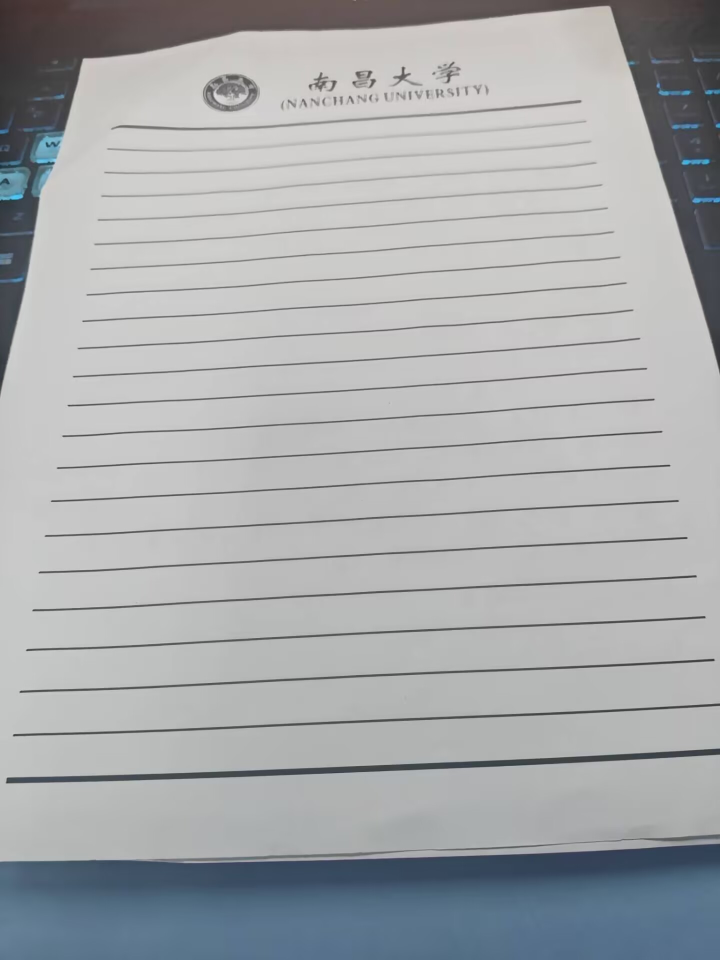
#> input picture screenshots/worksheet-lettering/round-6/paper.jpg, 1440 x 1920 px (shown at 1/2 size)
$ python measure.py
#> lines starting #> are read from the running program, lines starting #| are printed output that depends on the picture; after the words box and inside, x2 and y2 are one past the last pixel; in counts of white or black regions, pixels touching at a corner belong together
import json, math, hashlib
from pathlib import Path
import numpy as np, cv2
from PIL import Image, ImageDraw

p = Path(__file__).parent
source = Image.open(p / "paper.jpg").convert("RGB")
#> source is the input picture: PIL image 1440x1920 RGB; mean R, G, B 167.9, 170.5, 172.6


def rgb(im):
    return np.array(im).astype(np.int16)


def rr(x):
    return round(float(x), 3)


def slope(xs, ys):
    return np.polyfit(xs, ys, 1)[0]


def angle(s):
    return rr(math.degrees(math.atan(s)))


def analyze(image, stem):
#> called with stem = 'baseline-geometry'
    target = Image.open(image).convert("RGB")
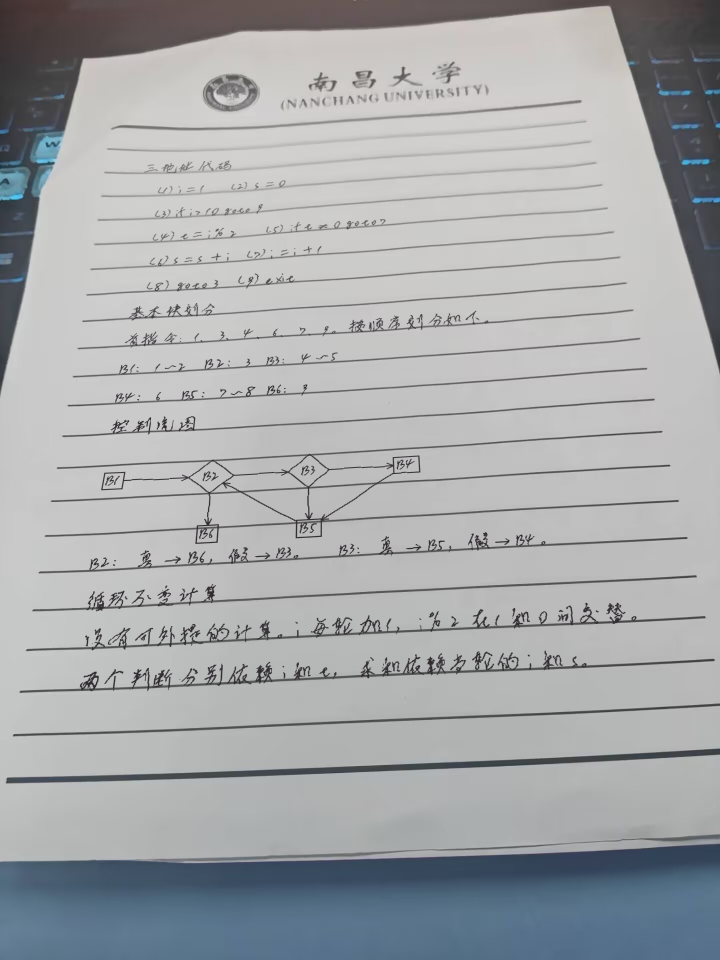
#> input picture screenshots/worksheet-lettering/round-6/original-v15.png, 1440 x 1920 px (shown at 1/2 size)
    mask = (rgb(source) - rgb(target)).mean(axis=2) > 32
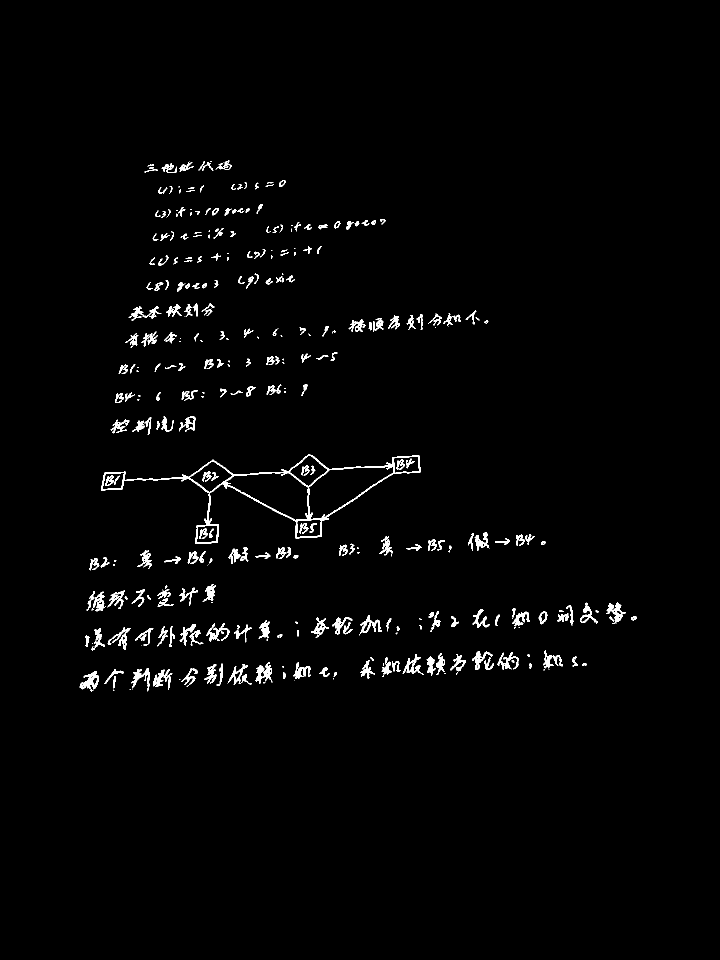
#> mask: shape (1920, 1440) bool (shown at 1/2 size); 1.7% white; 352 white regions (83 under 20 px), largest, box (x1, y1, x2, y2) and area: (202, 908, 841, 1088) 5931, (511, 1324, 545, 1368) 659, (159, 1343, 198, 1379) 652
    gray = cv2.cvtColor(np.array(source), cv2.COLOR_RGB2GRAY)
    dark = (cv2.GaussianBlur(gray, (0, 0), 6).astype(float) - gray > 16).astype("uint8")
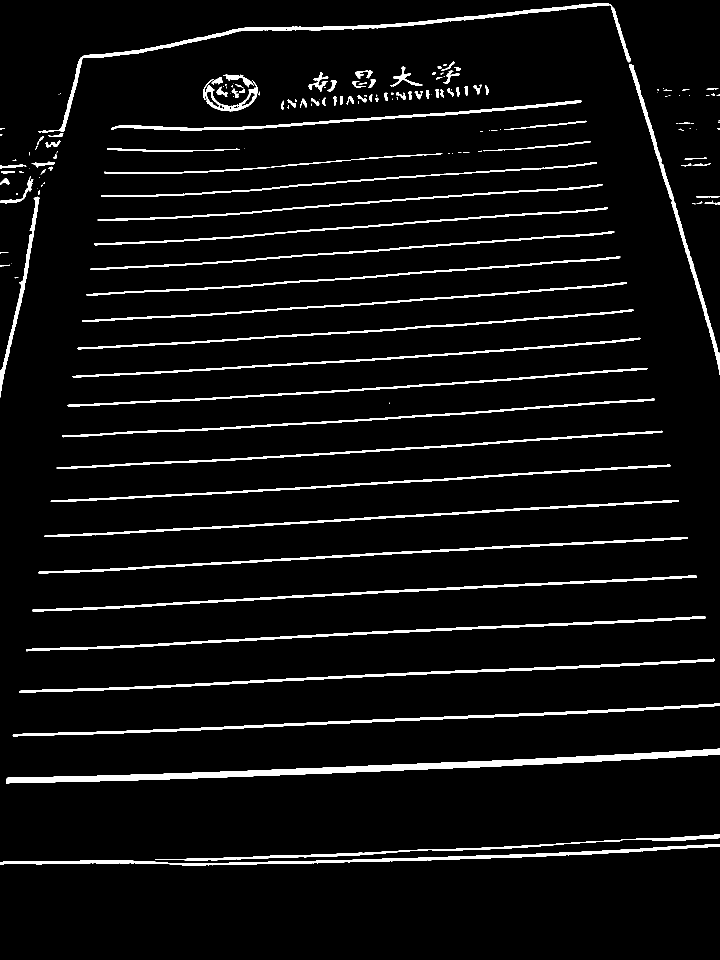
#> dark: shape (1920, 1440) (shown at 1/2 size); values 0 (black) and 1 (white), 5.2% white; 177 white regions (75 under 20 px), largest, box (x1, y1, x2, y2) and area: (12, 1497, 1440, 1567) 16612, (76, 6, 1219, 265) 7824, (0, 1688, 1440, 1731) 7578
    _, labels, stats, _ = cv2.connectedComponentsWithStats(dark)
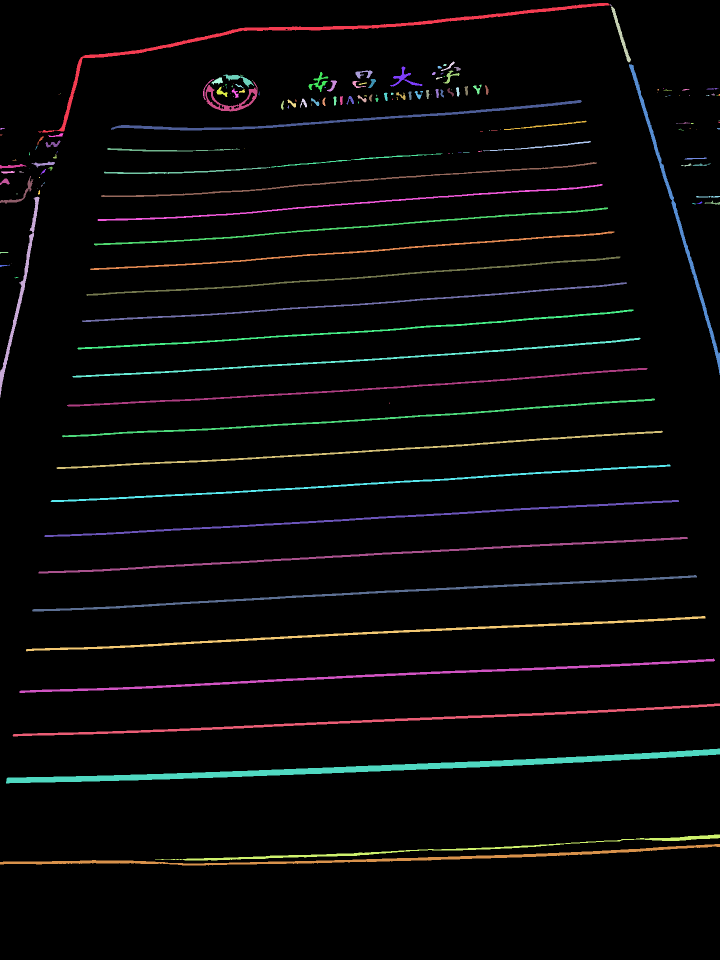
#> labels: shape (1920, 1440) int32 (shown at 1/2 size); 178 distinct labels, from 0 to 177; one colour per label, 0 black
#> stats = 178 rows, first 6: [0, 0, 1440, 1920, 2622141], [76, 6, 1143, 259, 7824], [1220, 9, 4, 3, 6], [1222, 13, 40, 112, 716], [882, 123, 28, 19, 106], [886, 128, 7, 4, 23]
    rules = []
    for i, (x, y, w, h, _) in enumerate(stats):
        if w < 1100 or not 795 <= y <= 1155:
            continue
        iy, ix = np.where(labels[y : y + h, x : x + w] == i)
        centers = {int(k + x): float(np.median(iy[ix == k] + y)) for k in np.unique(ix)}
        rules.append((int(x), int(x + w - 1), centers))
#> this loop made 178 passes
#> (x, y, w, h) on passes 1 to 3: (0, 0, 1440, 1920), (76, 6, 1143, 259), (1220, 9, 4, 3)
#> after the loop, rules = 6 items

    def ref_horizontal(x0, x1, y):
        matched = sorted(rules, key=lambda r: abs(r[2][round((x0 + x1) / 2)] - y))[:2]
        return [
            angle(slope(range(x0, x1 + 1), [line[2][x] for x in range(x0, x1 + 1)]))
            for line in matched
        ]

    def ref_vertical(x, y):
        mid = min(rules, key=lambda r: abs(r[2][round(x)] - y))
        frac = (x - mid[0]) / (mid[1] - mid[0])
        xs = [round(a + frac * (b - a)) for a, b, _ in rules]
        ys = [r[2][xp] for r, xp in zip(rules, xs)]
        return angle(slope(ys, xs))

    def sample(x0, x1, y0, y1, axis):
#> called with x0 = 214, x1 = 239, y0 = 941, y1 = 948, axis = 'h'
        roi = mask[y0 : y1 + 1, x0 : x1 + 1]
        if axis == "v":
            roi = roi.T
        ys = []
        xs = []
        for i, cs in enumerate(roi.T):
            active = np.flatnonzero(cs)
            if len(active):
                xs.append(i + (x0 if axis == "h" else y0))
                ys.append(np.median(active) + (y0 if axis == "h" else x0))
#> this loop made 26 passes
#> (cs, active) on passes 1 to 10: ([False, False, False, False, True, True, True, False], [4, 5, 6]), ([False, False, False, False, True, True, True, False], [4, 5, 6]), ([False, False, False, False, True, True, True, False], [4, 5, 6]), ([False, False, False, False, True, True, True, False], [4, 5, 6]), ([False, False, False, False, True, True, True, False], [4, 5, 6]), ([False, False, False, False, True, True, False, False], [4, 5]), ([False, False, False, False, True, True, False, False], [4, 5]), ([False, False, False, False, True, True, False, False], [4, 5]), ([False, False, False, False, True, True, False, False], [4, 5]), ([False, False, False, False, True, True, False, False], [4, 5])
#> after the loop, xs = 26 values from 214 to 239; ys = 26 values, max 946 at index 0, min 945 at index 10, mean 945.3
        return xs, ys

    def edge(x0, x1, y0, y1, axis):
        coord, dep = sample(x0, x1, y0, y1, axis)
#> coord = 26 values from 214 to 239; dep has the same summary as ys in sample
        return [rr(np.median(coord)), rr(np.median(dep)), angle(slope(coord, dep))]

    upper = [edge(214, 239, 941, 948, "h"), edge(799, 825, 909, 915, "h")]
#> the loop in sample (call 2), `for i, cs in enumerate(roi.T):` made 27 passes
#> upper = [[226.5, 945, -2.59], [812, 913, -4.1]]
    lower = [edge(397, 430, 1082, 1088, "h"), edge(598, 634, 1071, 1077, "h")]
#> lower = [[413.5, 1085, -3.38], [616, 1074, -2.64]]
    hs = {}
    for key, arr in [("upper B1-B4 top", upper), ("lower B6-B5 bottom", lower)]:
        (x0, y0, _), (x1, y1, _) = arr
        hs[key] = {
            "centres": [arr[0][:2], arr[1][:2]],
            "angle": angle((y1 - y0) / (x1 - x0)),
            "angles_of_two_nearest_printed_rules": ref_horizontal(
                round(x0), round(x1), (y0 + y1) / 2
            ),
        }
#> this loop made 2 passes
#> (key, arr, x0, y0, x1, y1) on passes 1 to 2: ('upper B1-B4 top', [[226.5, 945, -2.59], [812, 913, -4.1]], 226.5, 945, 812, 913), ('lower B6-B5 bottom', [[413.5, 1085, -3.38], [616, 1074, -2.64]], 413.5, 1085, 616, 1074)
#> after the loop, hs = 2 items
    vs = {}
    for k, box in [
        ("upper left B1 left", (201, 210, 951, 974)),
        ("upper right B4 right", (834, 842, 917, 941)),
        ("lower left B6 left", (389, 395, 1055, 1081)),
        ("lower right B5 right", (638, 645, 1044, 1068)),
    ]:
        y, x, theta = edge(*box, "v")
        vs[k] = {
            "angle_from_vertical_positive_right": theta,
            "printed_rule_endpoint_interpolation": ref_vertical(x, y),
            "middle": [x, y],
            "span_px": box[3] - box[2],
        }
#> this loop made 4 passes
#> (y, x, theta, frac in ref_vertical) on passes 1 to 4: (962.5, 206, -10.06, 0.0767), (929, 838, 3.32, 0.595), (1068, 393, -5.32, 0.24), (1056, 642, 0, 0.436)
#> after the loop, vs = 4 items
    # The B character repeats six times in the same text row. Each fixed window
    # isolates its actual ink; no reported glyph baseline is used for measurement.
    letters = []
    for xlo, xhi, ylo, yhi in [
        (173, 205, 1114, 1144),
        (370, 400, 1102, 1131),
        (548, 576, 1093, 1122),
        (673, 698, 1087, 1115),
        (850, 878, 1077, 1105),
        (1027, 1053, 1069, 1096),
    ]:
        yy, xx = np.where(mask[ylo : yhi + 1, xlo : xhi + 1])
        # The six windows cover the handwritten B in each node label.
        ix = xx + xlo
        iy = yy + ylo
        letters.append([rr(np.median(ix)), rr(np.median(iy))])
#> after the loop, letters = [[189, 1128], [387, 1114], [564, 1105], [687, 1099], [866, 1089], [1041, 1078]]
    body = {
        "B_centres": letters,
        "angle": angle(slope(*zip(*letters))),
        "printed_rule_angles": ref_horizontal(190, 1042, 1110),
    }
#> body = {'B_centres': [[189, 1128], [387, 1114], [564, 1105], [687, 1099], [866, 1089], [1041, 1078]], 'angle': -3.26, 'printed_rule_angles': [-3.28, -3.35]}

    # The row-centre abscissa of a diamond is halfway between its two tips.
    # Sampling original-size ink gives subpixel statistics without consulting the saved map.
    def ink_centre(y, xlo, xhi):
        xs = np.flatnonzero(mask[y, xlo : xhi + 1]) + xlo
        return (xs[0] + xs[-1]) / 2

    ps = []
    for top, bottom, xlo, xhi in [(919, 986, 408, 439), (908, 974, 605, 630)]:
        ps.append(
            [
                rr((ink_centre(top, xlo, xhi) + ink_centre(bottom, xlo, xhi)) / 2),
                (top + bottom) / 2,
            ]
        )
#> this loop made 2 passes
#> after the loop, ps = [[422, 952.5], [617, 941]]
    for y, xlo, xhi in [(1068, 389, 438), (1057, 589, 644)]:
        ps.append([rr(ink_centre(y, xlo, xhi)), y])
#> after the loop, ps = [[422, 952.5], [617, 941], [414, 1068], [617, 1057]]
    obs = (ps[3][0] - ps[2][0]) / (ps[1][0] - ps[0][0])
#> obs = 1.04
    xx = round(np.mean([q[0] for q in ps]))
#> xx = 518
    depths = [r[2][xx] for r in rules]
#> depths = [852, 915.5, 980.5, 1049.5, 1121.5, 1197.5]
    widths = [r[1] - r[0] for r in rules]
#> widths = [1185, 1212, 1239, 1268, 1298, 1329]
    y1 = np.mean([q[1] for q in ps[:2]])
#> y1 = 946.8
    y2 = np.mean([q[1] for q in ps[2:]])
#> y2 = 1062.5
    exp = np.interp(y2, depths, widths) / np.interp(y1, depths, widths)
#> exp = 1.04
    metrics = {
        "input": Path(image).name,
        "rgb_sha256": hashlib.sha256(target.tobytes()).hexdigest(),
        "native_size": target.size,
        "horizontal": hs,
        "vertical": vs,
        "body": body,
        "spread": {
            "node_positions": ps,
            "diagram_ratio": rr(obs),
            "printed_rule_span_ratio_at_same_depths": rr(exp),
        },
    }
    (p / (stem + ".json")).write_text(
        json.dumps(metrics, ensure_ascii=False, indent=2), encoding="utf8"
    )
    crop = (158, 884, 1064, 1155)
    target.crop(crop).save(p / (stem + "-native-crop.png"))
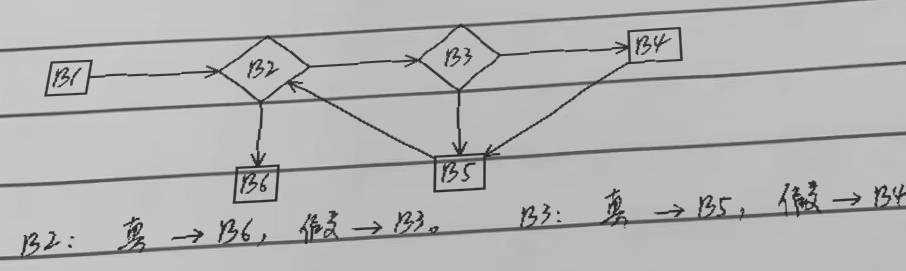
#> saved as baseline-geometry-native-crop.png: PIL image 906x271 RGB; mean R, G, B 181, 180.9, 181
    canvas = Image.new("RGB", (crop[2] - crop[0], (crop[3] - crop[1]) * 2))
#> canvas: PIL image 906x542 RGB; every value is 0
    canvas.paste(source.crop(crop), (0, 0))
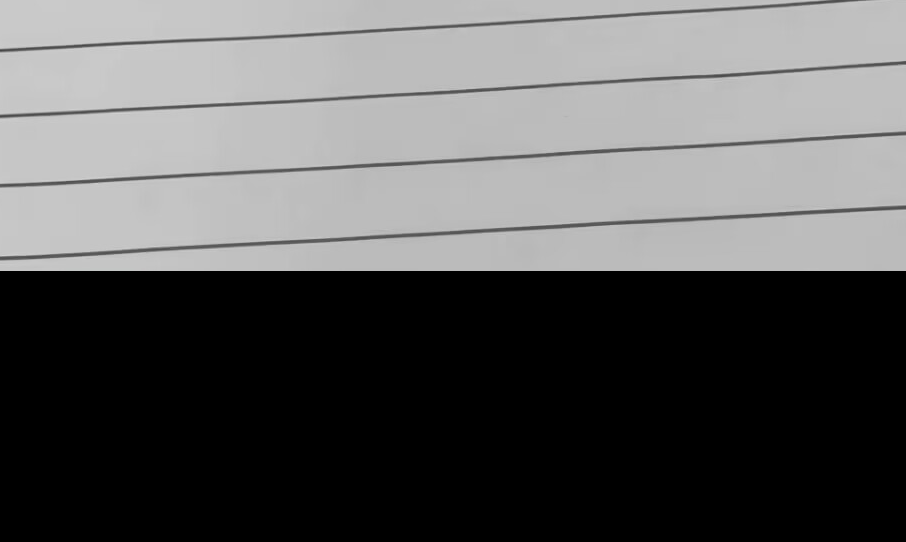
#> canvas: PIL image 906x542 RGB; mean R, G, B 93.1, 93.1, 93.1
    canvas.paste(target.crop(crop), (0, crop[3] - crop[1]))
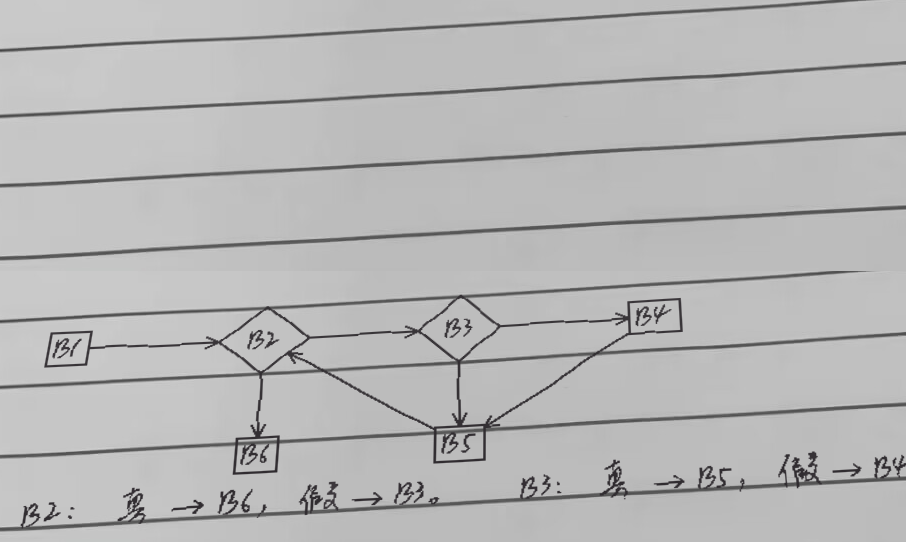
#> canvas: PIL image 906x542 RGB; mean R, G, B 183.6, 183.5, 183.6
    canvas.save(p / (stem + "-paper-and-output-native.png"))
    print(json.dumps(metrics, ensure_ascii=False))
#> (printed output is left out)


if __name__ == "__main__":
    import sys

    analyze(
        p / (sys.argv[1] if len(sys.argv) > 1 else "original-v15.png"),
        sys.argv[2] if len(sys.argv) > 2 else "baseline-geometry",
    )
